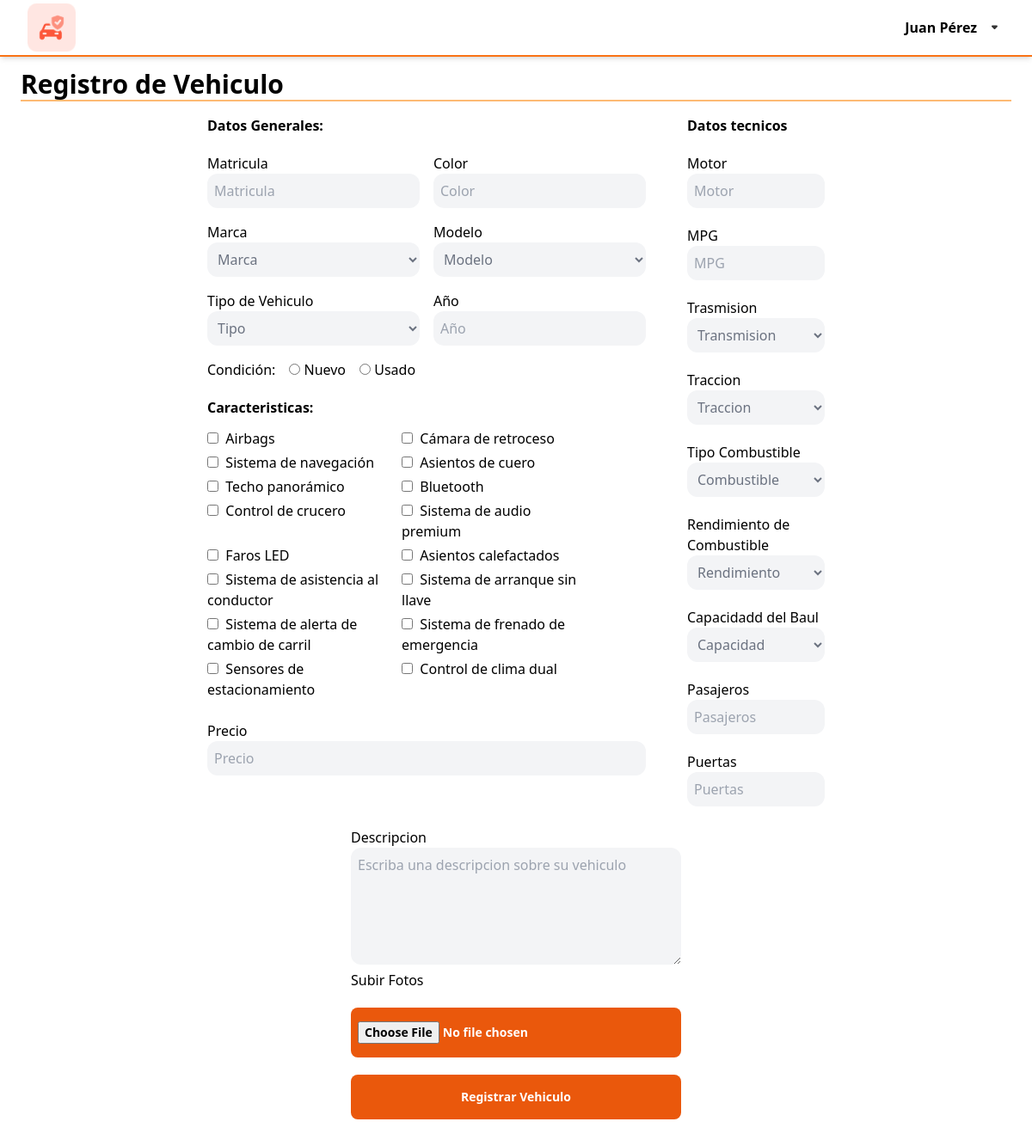
The page /pages/registro.php (signed in) on the database its author committed.
### tables this page shows
CREATE TABLE `vehiculo_caracteristicas` (
  `idVehiculo_Caracteristicas` int(11) NOT NULL,
  `Vehiculo_Caracteristica` varchar(45) NOT NULL
);

### pages/registro.php (the view, shortened to what this page needs)
<?php session_start();
require("../php/connection.php");
$caracteristicas = $mysqli->query("SELECT * FROM `vehiculo_caracteristicas`");
$combustible = $mysqli->query("SELECT * FROM `combustible`");
$transmision = $mysqli->query("SELECT * FROM `transmision`");
$capacidadbaul = $mysqli->query("SELECT * FROM `tamanobaul`");
$traccion = $mysqli->query("SELECT * FROM `tracciones`");
$caracteristicas_array = array();
?>
<!DOCTYPE html>
<html lang="en">
<head>
    <link href="../css/output.css" rel="stylesheet">
    <link href="../css/input.css" rel="stylesheet">
</head>
<body>
    <?php include "./nav.php" ?>
    <div class="w-screen p-6 mt-14">
        <span class="block text-3xl font-bold border-b-2 border-orange-300 ">Registro de Vehiculo</span>
        <form action="../controller/vehiculo.php<?php if (isset($_GET["id"])) echo '?id='.$_GET["id"]; ?>" method="post" class="flex flex-col gap-6 items-center mt-4">
            <div id="cuadro" class="flex gap-12">
                <div class="flex flex-col gap-5">
                    <span class="font-semibold ">Datos Generales:</span>
                    <div class="grid grid-cols-2 gap-4">
                    <label>
                            <span>Matricula</span></br>
                            <input required  type="text" name="Matricula" placeholder="Matricula" value="<?php if (isset($vehiculo_matricula)) echo $vehiculo_matricula; ?>">
                        </label>
                        <label>
                            <span>Color</span></br>
                            <input required type="text" name="color" placeholder="Color" value="<?php if (isset($color)) echo $color; ?>">
                        </label>
                        <label>
                            <span>Marca</span></br>
                            <select id="marca" name="marca" onchange="updateModelos()">
                                <option value="" <?php if (!isset($marca)) echo 'selected'; ?>>Marca</option>
                            </select>
                        </label>
                        <label>
                            <span>Modelo</span></br>
                            <select required id="modelo" value="<?php if (isset($vehiculo_modelo)) echo $vehiculo_modelo; ?>" name="modelo">
                                <option value="" selected>Modelo</option>
                            </select>
                        </label>
                        <label>
                            <span>Tipo de Vehiculo</span></br>
                            <select id="categoria" name="categoria">
                                <option value="" <?php if (!isset($vehiculo_Categoria)) echo 'selected'; ?>>Tipo</option>
                            </select>
                        </label>
                        <label>
                            <span>Año</span></br>
                            <input required type="number" name="year" placeholder="Año" value="<?php if (isset($year)) echo $year; ?>">
                        </label>
                        <div class="flex gap-4 items-center ">
                            Condición:
                            <label>
                                <input required class="w-fit" type="radio" name="condicion[]" value="1" <?php if (isset($nuevo) && $nuevo) echo "checked"; ?>> Nuevo
                            </label>
                            <label>
                                <input required class="w-fit" type="radio" name="condicion[]" value="0" <?php if (isset($nuevo) && !$nuevo) echo "checked"; ?>> Usado
                            </label>
                        </div>
                    </div>
                    <div>
                        <span class="font-semibold text-base">Caracteristicas:</span>
                        <div class="grid grid-cols-2 gap-1 h-80 max-w-md overflow-scroll mt-3 ">
                            <?php
                            if ($caracteristicas) {
                                if ($caracteristicas->num_rows > 0) {
                                    while ($datos = $caracteristicas->fetch_assoc()) {
                                $checkbox_value = in_array($datos['idVehiculo_Caracteristicas'], $caracteristicas_array) ? "checked" : "";
                            ?>
                                        <label class="  ">
                                            <input <?php echo $checkbox_value ?>  type="checkbox" name="caracteristicas[]" value="<?php echo $datos['idVehiculo_Caracteristicas'] ?>">
                                            &nbsp;<?php echo $datos['Vehiculo_Caracteristica'] ?>
                                        </label>
                            <?php
                                    }
                                }
                            } else {
                                echo "<option >Error executing the query: " . $mysqli->error . "</option>";
                            }
                            ?>
                        </div>
                    </div>
                    <label>
                        <span>Precio</span>
                        <input required type="number" name="precio" value="<?php if (isset($precio)) echo  $precio; ?>" placeholder="Precio ">
                    </label>
                </div>
                <div class="flex flex-col gap-5 w-40  ">
                    <span class="font-semibold">Datos tecnicos</span>
                    <label>
                        <span>Motor</span></br>
                        <input required type="text" name="motor" value="<?php if (isset($precio)) echo  $motor; ?>" placeholder="Motor ">
                    </label>
                    <label>
                        <span>MPG</span></br>
                        <input required type="text" name="mpg" value="<?php if (isset($precio)) echo  $MPG; ?>" placeholder="MPG ">
                    </label>
                    <label>
                        <span>Trasmision</span></br>
                        <div>
                            <select id="Transmision" name="transmision" placeholder="Transmision">
                                <option value="" <?php if (!isset($transmision)) echo 'selected'; ?>>Transmision</option>
                            </select>
                        </div>
                    </label>
                    <label>
                        <span>Traccion</span></br>
                        <div>
                            <select id="traccion" name="traccion" placeholder="Traccion">
                                <option value="" <?php if (!isset($traccion)) echo 'selected'; ?>>Traccion</option>
                            </select>
                        </div>
                    </label>
                    <label>
                        <span>Tipo Combustible</span></br>
                        <div>
                            <select id="combustible" name="combustible" placeholder="Combustible">
                                <option value="" <?php if (!isset($combustible)) echo 'selected'; ?>>Combustible</option>
                            </select>
                        </div>
                    </label>
                    <label>
                        <span>Rendimiento de Combustible</span></br>
                        <div>
                            <select id="rendimiento" name="rendimiento" placeholder="Rendimiento">
                                <option value="" <?php if (!isset($combustible)) echo 'selected'; ?>>Rendimiento</option>
                            </select>
                        </div>
                    </label>
                    <label>
                    <span>Capacidadd del Baul</span></br>
                        <div>
                            <select id="baul" name="baul" placeholder="Baul">
                                <option value="" <?php if (!isset($capacidadbaul)) echo 'selected'; ?>>Capacidad</option>
                            </select>
                        </div>
                    </label>
                    <label>
                        <span>Pasajeros</span></br>
                        <input required type="text" name="pasajeros" value="<?php if (isset($pasajeros)) echo  $pasajeros; ?>"  placeholder="Pasajeros ">
                    </label>
                    <label>
                        <span>Puertas</span></br>
                        <input required type="text" name="puertas" value="<?php if (isset($puertas)) echo  $puertas; ?>" placeholder="Puertas ">
                    </label>
                </div>
            </div>
            <div class="w-full max-w-sm  ">
                <label>
                    <span>Descripcion</span>
                    <textarea rows="5" name="Descripcion" placeholder="Escriba una descripcion sobre su vehiculo "></textarea>
                </label>
                <label>
                    <span>Subir Fotos</span>
                    <input name="foto" class="w-full text-center  py-4 mt-5 bg-orange-600 rounded-lg text-sm  font-semibold text-white" type="file" class="hidden">
                </label>
                <button class="w-full text-center  py-4 mt-5 bg-orange-600 rounded-lg text-sm  font-semibold text-white" type="submit">Registrar Vehiculo</a>
            </div>
        </form>
    </div>
</body>
</html>

### css/input.css (style rules this page uses)
textarea,select,input { @apply bg-gray-100; @apply rounded-xl; @apply p-2; @apply text-gray-500; @apply custom-number-input; }
textarea,select,input:not([type="checkbox"],[type="radio"]) { @apply outline-none; @apply w-full; }
a,button { @apply hover:bg-orange-700; }

### rows shown on the page
vehiculo_caracteristicas: Vehiculo_Caracteristica "Airbags"
vehiculo_caracteristicas: Vehiculo_Caracteristica "Cámara de retroceso"
vehiculo_caracteristicas: Vehiculo_Caracteristica "Sistema de navegación"
vehiculo_caracteristicas: Vehiculo_Caracteristica "Asientos de cuero"
vehiculo_caracteristicas: Vehiculo_Caracteristica "Techo panorámico"
vehiculo_caracteristicas: Vehiculo_Caracteristica "Bluetooth"
vehiculo_caracteristicas: Vehiculo_Caracteristica "Control de crucero"
vehiculo_caracteristicas: Vehiculo_Caracteristica "Sistema de audio premium"
vehiculo_caracteristicas: Vehiculo_Caracteristica "Faros LED"
vehiculo_caracteristicas: Vehiculo_Caracteristica "Asientos calefactados"
vehiculo_caracteristicas: Vehiculo_Caracteristica "Sistema de asistencia al conductor"
vehiculo_caracteristicas: Vehiculo_Caracteristica "Sistema de arranque sin llave"
vehiculo_caracteristicas: Vehiculo_Caracteristica "Sistema de alerta de cambio de carril"
vehiculo_caracteristicas: Vehiculo_Caracteristica "Sistema de frenado de emergencia"
vehiculo_caracteristicas: Vehiculo_Caracteristica "Sensores de estacionamiento"
vehiculo_caracteristicas: Vehiculo_Caracteristica "Control de clima dual"

### other values the page prints
$nombre "Juan"
$apellido "Pérez"
